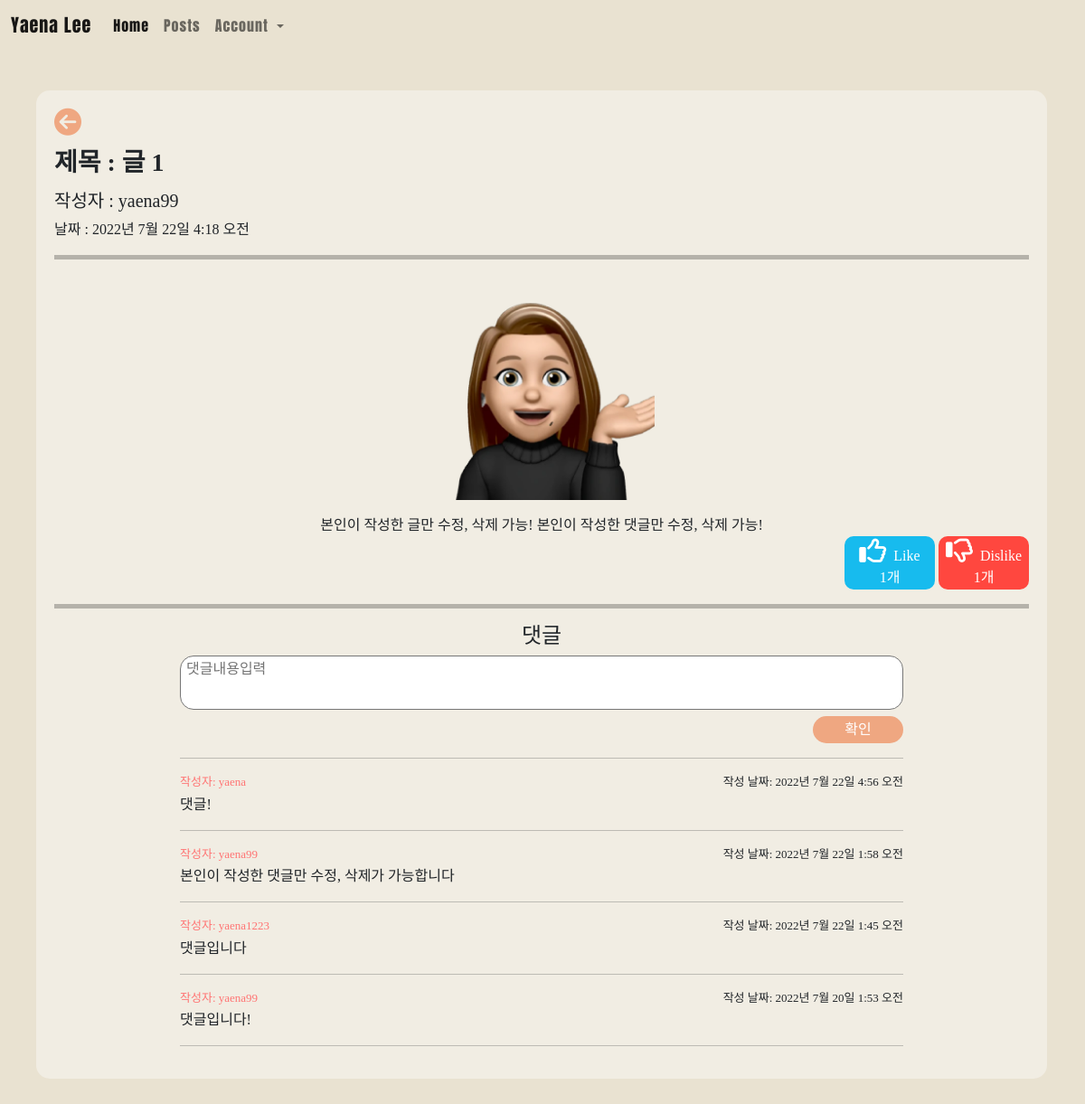
/4, run on the app's committed database.
### main/models.py (models this page shows, shortened)
class Post(models.Model):
    title = models.CharField(max_length=200)
    writer = models.ForeignKey(User,on_delete=models.CASCADE)
    pub_date = models.DateTimeField()
    body = models.TextField()
    image = models.ImageField(upload_to = 'post/', blank = True, null = True)
    like_user_set = models.ManyToManyField(User, blank=True, related_name='likes_user_set',through='Like')
    dislike_user_set = models.ManyToManyField(User, blank=True, related_name='dislikes_user_set',through='Dislike')
    @property
    def like_count(self):
        return self.like_user_set.count()
    @property
    def dislike_count(self):
        return self.dislike_user_set.count()

class Comment(models.Model):
    content = models.TextField()
    writer = models.ForeignKey(User, on_delete=models.CASCADE)
    post = models.ForeignKey( Post ,on_delete=models.CASCADE, related_name ='comments')
    created_at = models.DateTimeField(auto_now=True)
    update_at = models.DateTimeField(auto_now=True)

### main/views.py (the view)
# urls.py: path('<int:id>', detail, name = "detail"),
def detail(request, id):
    post = get_object_or_404(Post, pk = id)
    all_comments = post.comments.all().order_by('-created_at')
    return render(request, 'main/detail.html', {'post':post, 'comments':all_comments})

### main/templates/main/detail.html (shortened to what this page needs)
{% extends 'base.html' %}
{% load static %}
{% block content %}
{% include 'shared/_navbar2.html' %}
<div id = "detail" class="container" style="padding-top: 100px;">
    <div id = "detail_body" style="background-color: #f1ede3; border-radius: 15px; padding: 20px; margin-bottom: 30px;">
        {% if post.writer == user%}
        <a href = "{% url 'main:post'%}" style="display: inline-block;"><i class="fa-solid fa-circle-arrow-left" style="color: #efa781;; font-size: 30px;"></i></a>
            <div id = "edit_delete_post" style="text-align: right;float:right;">
                <a href = "{% url 'main:edit' post.id%}"><button id = "post_edit_button">글 수정하기</button></a>
                <a href = "{% url 'main:delete' post.id%}"><button id = "post_edit_button">글 삭제하기</button></a>
            </div>
        {% else %}
        <a href = "{% url 'main:post'%}" style="display: inline-block;"><i class="fa-solid fa-circle-arrow-left" style="color: #efa781;; font-size: 30px;"></i></a>
        {% endif %}
        <h3>제목 : {{post.title}}</h3>
        {% if post.writer %}
            {% if 'user' in post.writer.username %}
                <h5>작성자 : {{ post.writer.last_name }} {{ post.writer.first_name }}</h5>
            {% else %}
                <h5>작성자 : {{ post.writer }}</h5>
            {% endif %}
        {% else %}
        <h5>작성자 : 알 수 없음</h5>
        {% endif %}
        날짜 : {{post.pub_date}}<br>
        <hr style="height: 5px; border: 0 none;color:black">
        {% if post.image %}
            <p style="text-align: center;"><img src = "{{ post.image.url }}"  style="width: 250px" alt = "사진"></p>
        {% endif %}
        <div id = "summary" style="text-align: center;">{{post.body}}</div>
        <div class = "like_dislike" style="text-align: right;">
            <div class="like" name ="{{post.id}}" value="Like" style="display: inline-block;">
                {% if user in post.like_user_set.all %}
                    <button style="background-color: #17BBEE; color:white;border:none;width: 100px;border-radius: 10px;">
                        <i class="fa-solid fa-thumbs-up" id = "like-icon" style="font-size: 30px;display: inline-block;color: white;"></i>
                        &nbspLike
                        <p id="count-{{ post.id }}" style="margin-bottom: 0;">
                            {% if post.like_count == 0 %}
                                0개
                            {% else %}
                                {{ post.like_count }}개
                            {% endif %}
                        </p>
                    </button>
                {% else %}
                    <button style="background-color: #17BBEE; color:white;border:none;width: 100px;border-radius: 10px;">
                        <i class="fa-regular fa-thumbs-up"id = "like-icon" style="font-size: 30px;display: inline-block;color: white; "></i>
                        &nbspLike
                        <p id="count-{{ post.id }}" style="margin-bottom: 0;">
                            {% if post.like_count == 0 %}
                                0개
                            {% else %}
                                {{ post.like_count }}개
                            {% endif %}
                        </p>
                    </button>
                {% endif %}
            </div>
            <div class="dislike" name ="{{post.id}}" value="Dislike" style="display: inline-block;">
                {% if user in post.dislike_user_set.all %}
                    <button style="background-color:#FF473F; color:white;border:none;width: 100px;border-radius: 10px;">
                        <i class="fa-solid fa-thumbs-down" id = "dislike-icon" style="font-size: 30px;display: inline-block;color: white;"></i>
                        &nbspDislike
                        <p id="count2-{{ post.id }}" style="margin-bottom: 0;">
                            {% if post.dislike_count == 0 %}
                                0개
                            {% else %}
                                {{ post.dislike_count }}개
                            {% endif %}
                        </p>
                    </button>
                {% else %}
                    <button style="background-color:#FF473F; color:white;border:none;width: 100px;border-radius: 10px;">
                        <i class="fa-regular fa-thumbs-down"id = "dislike-icon" style="font-size: 30px;display: inline-block;color: white; "></i>
                        &nbspDislike
                        <p id="count2-{{ post.id }}" style="margin-bottom: 0;">
                            {% if post.dislike_count == 0 %}
                                0개
                            {% else %}
                                {{ post.dislike_count }}개
                            {% endif %}
                        </p>
                    </button>
                {% endif %}
            </div>
        </div>
        <hr style="height: 5px; border: 0 none;color:black">
        <h4 style="text-align: center;">댓글</h4>
        <div  style="text-align: center;">
            <form action="{%url 'main:create_comment' post.id%}" method="POST">
                <textarea name="content" placeholder=" 댓글내용입력" style="width: 800px;resize: none; height: 60px; border-radius: 15px;"></textarea>
                <input type="submit" value="확인" id = "detail_submit">
            </form>
        </div>
        <hr style="width: 800px; margin-left:auto;margin-right:auto">
            <div id = "comment" style="width: 800px; margin-left:auto;margin-right:auto">
                {% for comment in comments %}
                <p style="text-align: right; font-size: 13px; margin-bottom: 0;float: right;">작성 날짜: {{comment.created_at}}</p>
                {% if 'user' in comment.writer.username %}
                <p style="color:#ff7473; margin-bottom: 3px;font-size: 13px;">작성자 : {{comment.writer.last_name}} {{comment.writer.first_name}}</p>
                {% else %}
                <p style="color:#ff7473;margin-bottom: 3px;font-size: 13px;">작성자: {{comment.writer}}</p>
                {% endif %}   {{comment.content}}
                <hr>
                {% endfor %}
            </div>
    </div>
</div>
{% endblock %}

### profile_page/static/css/style.css (style rules this page uses)
html,body { background-color:RGB(233,226,209); }
h4 { font-family: 'dream', sans-serif; font-size: 1.5em; }
h3 { padding-top: 10px; font-family: 'dream'; font-weight:bold; padding-bottom: 5px; }
#detail { padding-top:50px ; padding-left: 10px; font-family: dream; }
#detail_submit { background-color: #efa781; color:white; font-family: dream; border: none; width: 100px; height: 30px; border-radius: 15px; margin-left: 700px; }

### data on the page
Post: title "글 1", writer "yaena99", pub_date "2022년 7월 22일 4:18 오전", image (picture), body "본인이 작성한 글만 수정, 삭제 가능! 본인이 작성한 댓글만 수정, 삭제 가능!", like_count "1", dislike_count "1"
Comment: created_at "2022년 7월 22일 4:56 오전", writer "yaena", content "댓글!"
Comment: created_at "2022년 7월 22일 1:58 오전", writer "yaena99", content "본인이 작성한 댓글만 수정, 삭제가 가능합니다"
Comment: created_at "2022년 7월 22일 1:45 오전", writer "yaena1223", content "댓글입니다"
Comment: created_at "2022년 7월 20일 1:53 오전", writer "yaena99", content "댓글입니다!"
